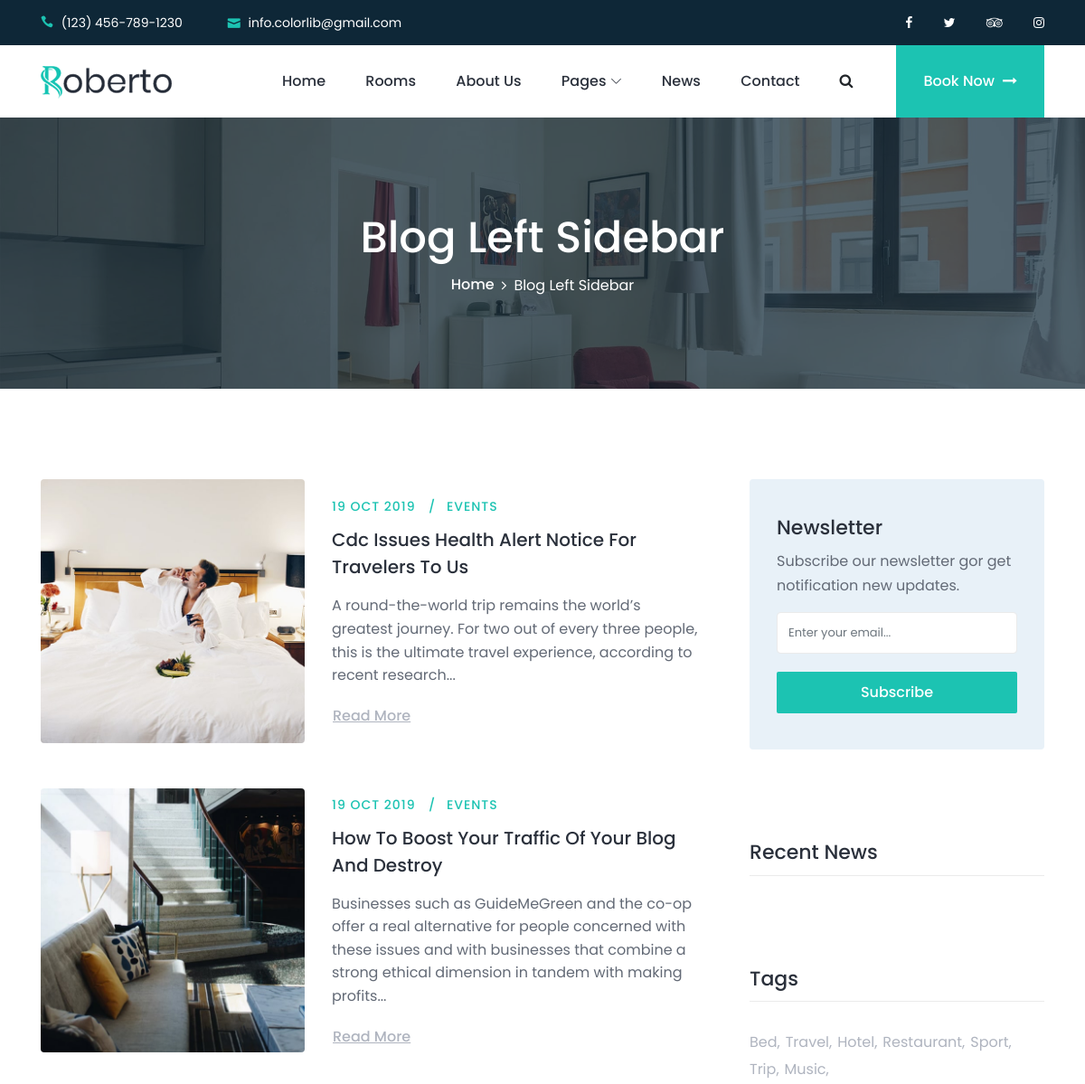
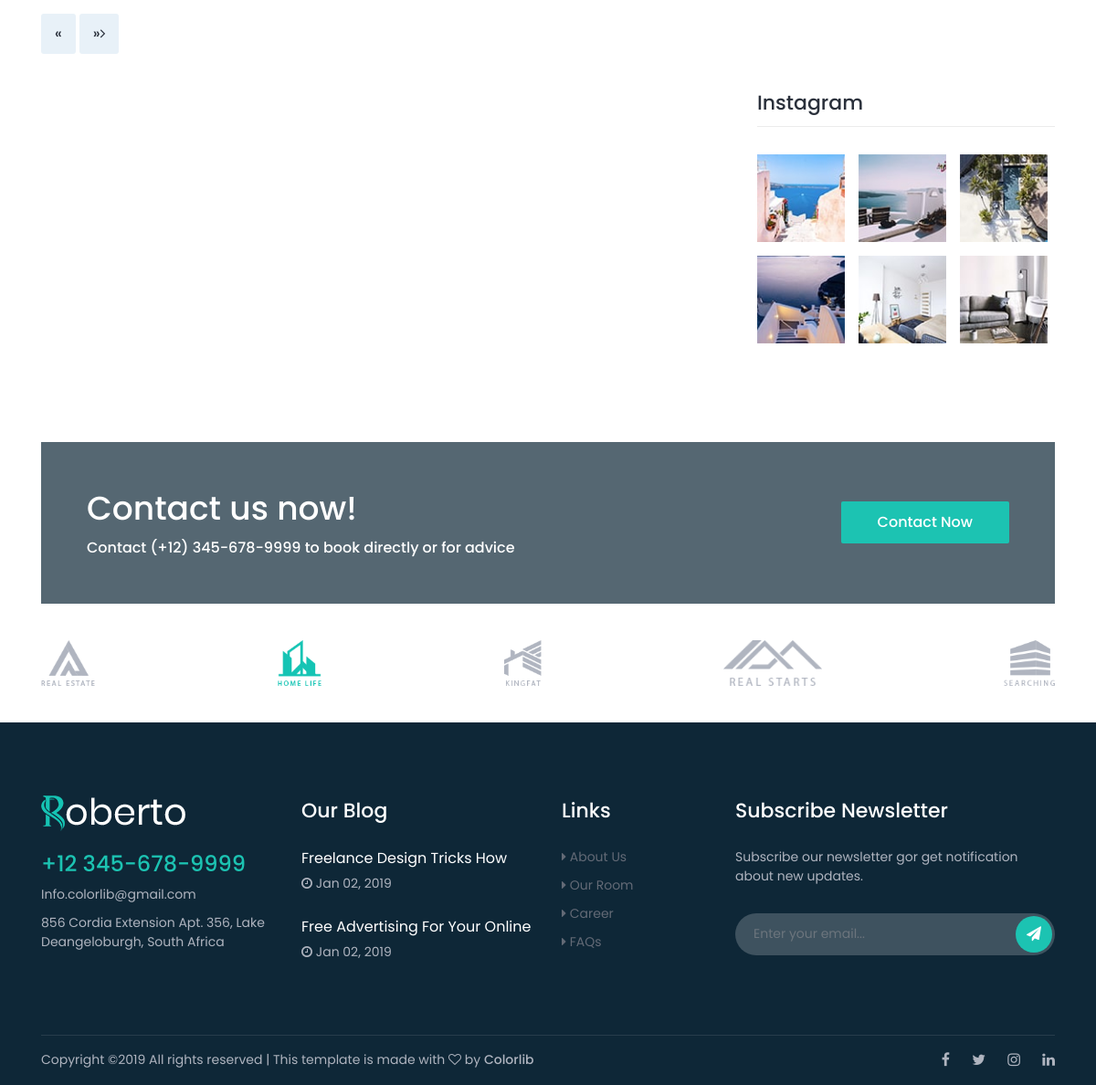
/blog/home, run on the app's committed database (2 pictures, top to bottom).
### blog/models.py (models this page shows, shortened)
class Article(models.Model):
    categorie = models.ForeignKey(Categorie, on_delete=models.CASCADE, related_name='article_categorie')
    tag = models.ManyToManyField(Tag)
    titre = models.CharField(max_length=50)
    description = models.TextField()
    image = models.ImageField(upload_to='blog/')
    contenu = HTMLField('Content', default="null")
    image_single = models.ImageField(upload_to='blog/')
    status = models.BooleanField(default=True)
    date_add = models.DateTimeField(auto_now_add=True)
    date_upd = models.DateTimeField(auto_now=True)
    class Meta:
        verbose_name = 'Article'
        verbose_name_plural = 'Articles'

class Categorie(models.Model):
    nom = models.CharField(max_length=50)
    status = models.BooleanField(default=True)
    date_add = models.DateTimeField(auto_now_add=True)
    date_upd = models.DateTimeField(auto_now=True)
    class Meta:
        verbose_name = 'Categorie'
        verbose_name_plural = 'Categories'

class Tag(models.Model):
    nom = models.CharField(max_length=50)
    status = models.BooleanField(default=True)
    date_add = models.DateTimeField(auto_now_add=True)
    date_upd = models.DateTimeField(auto_now=True)
    class Meta:
        verbose_name = 'Tag'
        verbose_name_plural = 'Tags'

class Instagram(models.Model):
    image = models.ImageField(upload_to='blog/instagram')
    class Meta:
        verbose_name = 'Instagram'
        verbose_name_plural = 'Instagrams'

### blog/views.py (the view)
# urls.py: path('home', views.index, name="home"),
def index(request):
	arti = Article.objects.filter(status=True)
	tag = Tag.objects.all()
	paginator = Paginator(arti, 2)
	page = request.GET.get('page')
	prod = paginator.get_page(page)
	email = request.POST.get('email')
	inst = Instagram.objects.all()
	if email is not None:
		h = Newsletter(email=email)
		h.save()
	data = {
		'prod': prod,
		'tag': tag,
		'inst': inst,
	}
	return render(request, 'blog/blog.html', data)

### templates/blog/blog.html (shortened to what this page needs)
{% extends 'bases/base.html' %}
{% block main %}
    <div class="breadcrumb-area bg-img bg-overlay jarallax" style="background-image: url(/static/img/bg-img/17.jpg);">
        <div class="container h-100">
            <div class="row h-100 align-items-center">
                <div class="col-12">
                    <div class="breadcrumb-content text-center">
                        <h2 class="page-title">Blog Left Sidebar</h2>
                        <nav aria-label="breadcrumb">
                            <ol class="breadcrumb justify-content-center">
                                <li class="breadcrumb-item"><a href="{% url 'hotel:home' %}">Home</a></li>
                                <li class="breadcrumb-item active" aria-current="page">Blog Left Sidebar</li>
                            </ol>
                        </nav>
                    </div>
                </div>
            </div>
        </div>
    </div>
    <div class="roberto-news-area section-padding-100-0">
        <div class="container">
            <div class="row justify-content-center">
                <div class="col-12 col-lg-8">
                    {% for art in prod %}
                    <div class="single-blog-post d-flex align-items-center mb-50 wow fadeInUp" data-wow-delay="100ms">
                        <div class="post-thumbnail">
                            <a href="{% url 'blog:single' art.id %}"><img src="{{ art.image.url }}" alt=""></a>
                        </div>
                        <div class="post-content">
                            <div class="post-meta">
                                <a href="#" class="post-author">{{ art.date_add|date:"d M Y" }}</a>
                                <a href="#" class="post-tutorial">{{ art.categorie.nom }}</a>
                            </div>
                            <a href="#" class="post-title">{{ art.titre }}</a>
                            <p>{{ art.description }}</p>
                            <a href="{% url 'blog:single' art.id %}" class="btn continue-btn">Read More</a>
                        </div>
                    </div>
                    {% endfor %}
                    <nav class="roberto-pagination wow fadeInUp mb-100" data-wow-delay="600ms">
                        {% if prod.has_other_pages %}
                        <ul class="pagination">
                            {% if prod.has_previous %}
                            <li class="page-item"><a class="page-link" href="?page={{ prod.previous_page_number }}">&laquo;</a></li>
                            {% else %}
                            <li class="page-item disable"><a class="page-link" href="#">&laquo;</a></li>
                            {% endif %}
                            {% if prod.has_next %}
                            <li class="page-item"><a class="page-link" href="?page={{ prod.next_page_number }}">&raquo;<i class="fa fa-angle-right"></i></a></li>
                            {% else %}
                            <li class="page-item disable"><a class="page-link" href="#">&raquo;</a></li>
                            {% endif %}
                        </ul>
                        {% endif %}
                    </nav>
                </div>
                <div class="col-12 col-sm-8 col-md-6 col-lg-4">
                    <div class="roberto-sidebar-area pl-md-4">
                        <div class="single-widget-area mb-100">
                            <div class="newsletter-form">
                                <h5>Newsletter</h5>
                                <p>Subscribe our newsletter gor get notification new updates.</p>
                                <form action="#" method="POST">{% csrf_token %}
                                    <input type="email" name="email" class="form-control" placeholder="Enter your email...">
                                    <button type="submit" class="btn roberto-btn w-100">Subscribe</button>
                                </form>
                            </div>
                        </div>
                        <div class="single-widget-area mb-100">
                            <h4 class="widget-title mb-30">Recent News</h4>
                        </div>
                        <div class="single-widget-area mb-100 clearfix">
                            <h4 class="widget-title mb-30">Tags</h4>
                            <ul class="popular-tags">
                                {% for t in tag %}
                                <li><a href="#">{{ t.nom }},</a></li>
                                {% endfor %}
                            </ul>
                        </div>
                        <div class="single-widget-area mb-100 clearfix">
                            <h4 class="widget-title mb-30">Instagram</h4>
                            <ul class="instagram-feeds">
                                {% for i in inst %}
                                <li><a href="#"><img src="{{ i.image.url }}" alt=""></a></li>
                                {% endfor %}
                            </ul>
                        </div>
                    </div>
                </div>
            </div>
        </div>
    </div>
    <section class="roberto-cta-area">
        <div class="container">
            <div class="cta-content bg-img bg-overlay jarallax" style="background-image: url(img/bg-img/1.jpg);">
                <div class="row align-items-center">
                    <div class="col-12 col-md-7">
                        <div class="cta-text mb-50">
                            <h2>Contact us now!</h2>
                            <h6>Contact (+12) 345-678-9999 to book directly or for advice</h6>
                        </div>
                    </div>
                    <div class="col-12 col-md-5 text-right">
                        <a href="#" class="btn roberto-btn mb-50">Contact Now</a>
                    </div>
                </div>
            </div>
        </div>
    </section>
    <div class="partner-area">
        <div class="container">
            <div class="row">
                <div class="col-12">
                    <div class="partner-logo-content d-flex align-items-center justify-content-between wow fadeInUp" data-wow-delay="300ms">
                        <a href="#" class="partner-logo"><img src="/static/img/core-img/p1.png" alt=""></a>
                        <a href="#" class="partner-logo"><img src="/static/img/core-img/p2.png" alt=""></a>
                        <a href="#" class="partner-logo"><img src="/static/img/core-img/p3.png" alt=""></a>
                        <a href="#" class="partner-logo"><img src="/static/img/core-img/p4.png" alt=""></a>
                        <a href="#" class="partner-logo"><img src="/static/img/core-img/p5.png" alt=""></a>
                    </div>
                </div>
            </div>
        </div>
    </div>
{% endblock %}

### templates/bases/base.html (shortened to what this page needs)
<!DOCTYPE html>
<html lang="en">
<head>
    <link rel="stylesheet" href="/static/style.css">
</head>
<body>
    <header class="header-area">
        <div class="search-form d-flex align-items-center">
            <div class="container">
                <form action="index.html" method="get">
                    <button type="submit"></button>
                </form>
            </div>
        </div>
        <div class="top-header-area">
            <div class="container">
                <div class="row">
                    <div class="col-6">
                        <div class="top-header-content">
                            <a href="#"><i class="icon_phone"></i> <span>(123) 456-789-1230</span></a>
                            <a href="#"><i class="icon_mail"></i> <span>info.colorlib@gmail.com</span></a>
                        </div>
                    </div>
                    <div class="col-6">
                        <div class="top-header-content">
                            <div class="top-social-area ml-auto">
                                <a href="#"><i class="fa fa-facebook" aria-hidden="true"></i></a>
                                <a href="#"><i class="fa fa-twitter" aria-hidden="true"></i></a>
                                <a href="#"><i class="fa fa-tripadvisor" aria-hidden="true"></i></a>
                                <a href="#"><i class="fa fa-instagram" aria-hidden="true"></i></a>
                            </div>
                        </div>
                    </div>
                </div>
            </div>
        </div>
        <div class="main-header-area">
            <div class="classy-nav-container breakpoint-off">
                <div class="container">
                    <nav class="classy-navbar justify-content-between" id="robertoNav">
                        <a class="nav-brand" href="index.html"><img src="/static/img/core-img/logo.png" alt=""></a>
                        <div class="classy-menu">
                            <div class="classynav">
                                <ul id="nav">
                                    <li class="active"><a href="{% url 'hotel:home' %}">Home</a></li>
                                    <li><a href="{% url 'hotel:room' %}">Rooms</a></li>
                                    <li><a href="{% url 'hotel:about' %}">About Us</a></li>
                                    <li><a href="#">Pages</a>
                                    </li>
                                    <li><a href="{% url 'blog:home' %}">News</a></li>
                                    <li><a href="{% url 'contact:contact' %}">Contact</a></li>
                                </ul>
                                <div class="search-btn ml-4">
                                    <i class="fa fa-search" aria-hidden="true"></i>
                                </div>
                                <div class="book-now-btn ml-3 ml-lg-5">
                                    <a href="#">Book Now <i class="fa fa-long-arrow-right" aria-hidden="true"></i></a>
                                </div>
                            </div>
                        </div>
                    </nav>
                </div>
            </div>
        </div>
    </header>
    {% block main %}
    {% endblock %}
    <footer class="footer-area section-padding-80-0">
        <div class="main-footer-area">
            <div class="container">
                <div class="row align-items-baseline justify-content-between">
                    <div class="col-12 col-sm-6 col-lg-3">
                        <div class="single-footer-widget mb-80">
                            <a href="#" class="footer-logo"><img src="/static/img/core-img/logo2.png" alt=""></a>
                            <h4>+12 345-678-9999</h4>
                            <span>Info.colorlib@gmail.com</span>
                            <span>856 Cordia Extension Apt. 356, Lake Deangeloburgh, South Africa</span>
                        </div>
                    </div>
                    <div class="col-12 col-sm-6 col-lg-3">
                        <div class="single-footer-widget mb-80">
                            <h5 class="widget-title">Our Blog</h5>
                            <div class="latest-blog-area">
                                <a href="#" class="post-title">Freelance Design Tricks How</a>
                                <span class="post-date"><i class="fa fa-clock-o" aria-hidden="true"></i> Jan 02, 2019</span>
                            </div>
                            <div class="latest-blog-area">
                                <a href="#" class="post-title">Free Advertising For Your Online</a>
                                <span class="post-date"><i class="fa fa-clock-o" aria-hidden="true"></i> Jan 02, 2019</span>
                            </div>
                        </div>
                    </div>
                    <div class="col-12 col-sm-4 col-lg-2">
                        <div class="single-footer-widget mb-80">
                            <h5 class="widget-title">Links</h5>
                            <ul class="footer-nav">
                                <li><a href="#"><i class="fa fa-caret-right" aria-hidden="true"></i> About Us</a></li>
                                <li><a href="#"><i class="fa fa-caret-right" aria-hidden="true"></i> Our Room</a></li>
                                <li><a href="#"><i class="fa fa-caret-right" aria-hidden="true"></i> Career</a></li>
                                <li><a href="#"><i class="fa fa-caret-right" aria-hidden="true"></i> FAQs</a></li>
                            </ul>
                        </div>
                    </div>
                    <div class="col-12 col-sm-8 col-lg-4">
                        <div class="single-footer-widget mb-80">
                            <h5 class="widget-title">Subscribe Newsletter</h5>
                            <span>Subscribe our newsletter gor get notification about new updates.</span>
                            <form action="index.html" class="nl-form">
                                <input type="email" class="form-control" placeholder="Enter your email...">
                                <button type="submit"><i class="fa fa-paper-plane" aria-hidden="true"></i></button>
                            </form>
                        </div>
                    </div>
                </div>
            </div>
        </div>
        <div class="container">
            <div class="copywrite-content">
                <div class="row align-items-center">
                    <div class="col-12 col-md-8">
                        <div class="copywrite-text">
                            <p>
                            Copyright &copy;<script>document.write(new Date().getFullYear());</script> All rights reserved | This template is made with <i class="fa fa-heart-o" aria-hidden="true"></i> by <a href="https://colorlib.com" target="_blank">Colorlib</a>
                            </p>
                        </div>
                    </div>
                    <div class="col-12 col-md-4">
                        <div class="social-info">
                            <a href="#"><i class="fa fa-facebook" aria-hidden="true"></i></a>
                            <a href="#"><i class="fa fa-twitter" aria-hidden="true"></i></a>
                            <a href="#"><i class="fa fa-instagram" aria-hidden="true"></i></a>
                            <a href="#"><i class="fa fa-linkedin" aria-hidden="true"></i></a>
                        </div>
                    </div>
                </div>
            </div>
        </div>
    </footer>
</body>
</html>

### data on the page
Article: image (picture), date_add "19 OCT 2019", categorie.nom "EVENTS", titre "Cdc Issues Health Alert Notice For Travelers To Us", description "A round-the-world trip remains the world’s greatest journey. For two out of every three people, this is the ultimate travel experience, according to recent research..."
Article: image (picture), date_add "19 OCT 2019", categorie.nom "EVENTS", titre "How To Boost Your Traffic Of Your Blog And Destroy", description "Businesses such as GuideMeGreen and the co-op offer a real alternative for people concerned with these issues and with businesses that combine a strong ethical dimension in tandem with making profits..."
Tag: nom "Bed"
Tag: nom "Travel"
Tag: nom "Hotel"
Tag: nom "Restaurant"
Tag: nom "Sport"
Tag: nom "Trip"
Tag: nom "Music"
Instagram: image (picture)
Instagram: image (picture)
Instagram: image (picture)
Instagram: image (picture)
Instagram: image (picture)
Instagram: image (picture)
